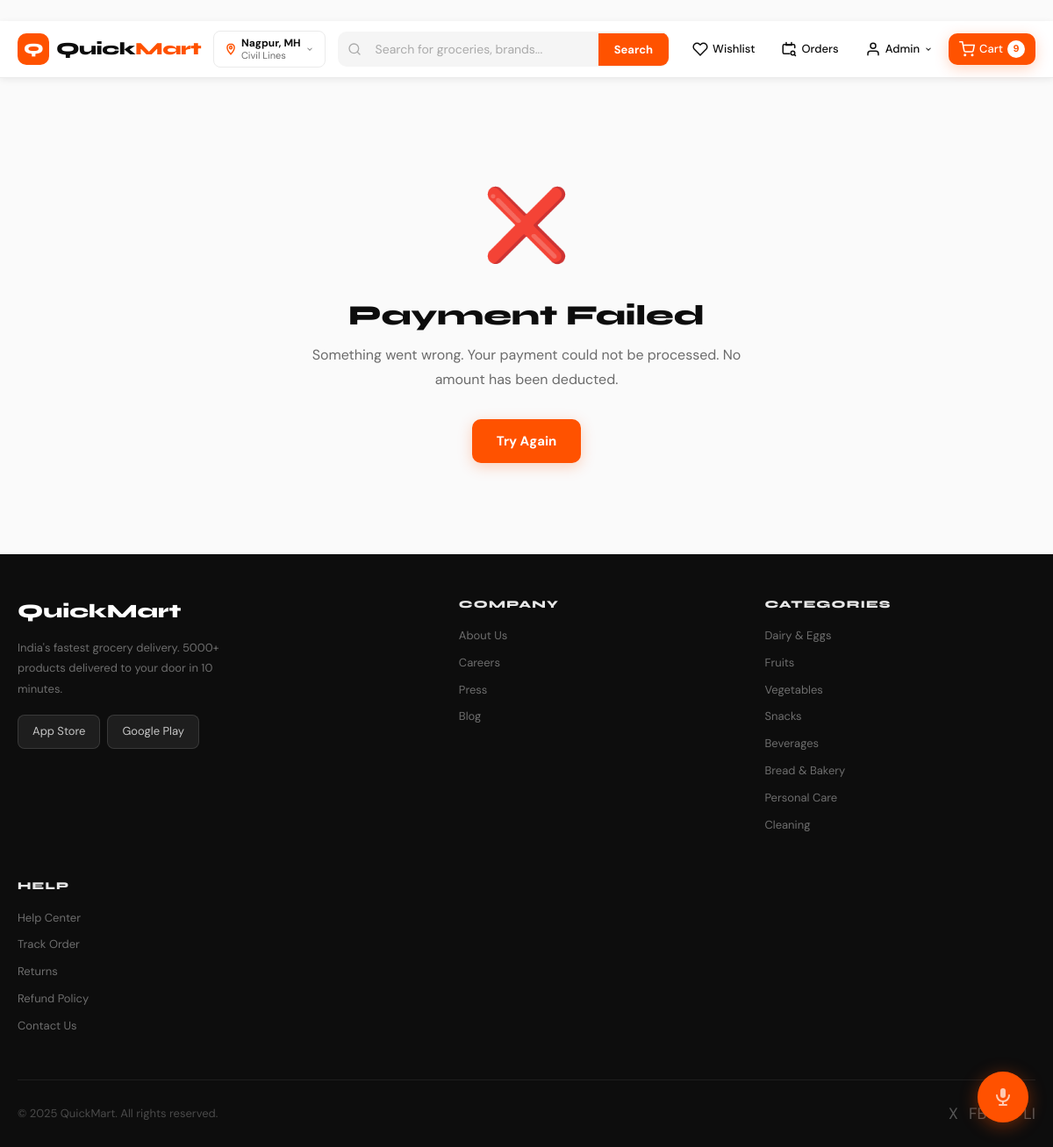
Page /payments/failed/ (signed in) on the committed database.
### users/models.py (models this page shows, shortened)
class User(AbstractBaseUser, PermissionsMixin):
    id = models.UUIDField(primary_key=True, default=uuid.uuid4, editable=False)
    email = models.EmailField(unique=True)
    phone = models.CharField(max_length=15, blank=True)
    full_name = models.CharField(max_length=255)
    profile_image = models.ImageField(upload_to='profiles/', null=True, blank=True)
    is_active = models.BooleanField(default=True)
    is_staff = models.BooleanField(default=False)
    is_admin = models.BooleanField(default=False)
    reward_coins = models.IntegerField(default=100)
    referral_code = models.CharField(max_length=10, unique=True, blank=True)
    date_joined = models.DateTimeField(auto_now_add=True)
    updated_at = models.DateTimeField(auto_now=True)
    objects = UserManager()
    USERNAME_FIELD = 'email'
    REQUIRED_FIELDS = ['full_name']
    @property
    def first_name(self): return self.full_name.split()[0] if self.full_name else ''

### store/models.py (models this page shows, shortened)
class Category(models.Model):
    name = models.CharField(max_length=200)
    slug = models.SlugField(unique=True)
    image = models.ImageField(upload_to='categories/', null=True, blank=True)
    icon = models.CharField(max_length=10, default='🛒')
    description = models.TextField(blank=True)
    sort_order = models.IntegerField(default=0)
    is_active = models.BooleanField(default=True)
    parent = models.ForeignKey('self', null=True, blank=True, on_delete=models.SET_NULL, related_name='subcategories')
    created_at = models.DateTimeField(auto_now_add=True)
    class Meta: ordering = ['sort_order','name']; verbose_name_plural='Categories'

### payments/views.py (the view)
# urls.py: path('failed/', views.payment_failed, name='failed'),
@login_required
def payment_failed(request):
    return render(request, 'payments/failed.html')

### cart/context_processors.py (called while the page is built)
def cart_context(request):
    try:
        cart = get_or_create_cart(request)
        return {'cart': cart, 'cart_count': cart.get_count()}
    except:
        return {'cart': None, 'cart_count': 0}

### cart/models.py (called while the page is built)
    def get_count(self):
        return sum(item.quantity for item in self.items.all())

### cart/views.py (called while the page is built, shortened)
def get_or_create_cart(request):
    if request.user.is_authenticated:
        cart, _ = Cart.objects.get_or_create(user=request.user)
        return cart

### store/context_processors.py (called while the page is built)
def store_context(request):
    return {
        'nav_categories': Category.objects.filter(is_active=True, parent=None).order_by('sort_order')[:8],
    }

### payments/templates/payments/failed.html (shortened to what this page needs)
{% extends 'base.html' %}
{% block content %}
<div class="success-wrap">
  <span class="success-icon">❌</span>
  <h1 class="success-title">Payment Failed</h1>
  <p class="success-sub">Something went wrong. Your payment could not be processed. No amount has been deducted.</p>
  <a href="{% url 'cart:detail' %}" class="btn-primary">Try Again</a>
</div>
{% endblock %}

### templates/base.html (shortened to what this page needs)
﻿{% load static %}
<!DOCTYPE html>
<html lang="en">
<head>
<link rel="stylesheet" href="{% static 'css/main.css' %}">
</head>
<body>
<nav class="navbar">
  <div class="nav-inner">
    <a href="{% url 'store:home' %}" class="nav-logo">
      <div class="logo-mark">Q</div>
      <span class="logo-text">Quick<span>Mart</span></span>
    </a>
    <div class="nav-location" id="locationBtn">
      <svg width="14" height="14" viewBox="0 0 24 24" fill="none" stroke="#ff5200" stroke-width="2.5" stroke-linecap="round"><path d="M12 2C8.13 2 5 5.13 5 9c0 5.25 7 13 7 13s7-7.75 7-13c0-3.87-3.13-7-7-7z"/><circle cx="12" cy="9" r="2.5"/></svg>
      <div class="loc-text">
        <strong>Nagpur, MH</strong>
        <span>Civil Lines</span>
      </div>
      <svg width="10" height="10" viewBox="0 0 24 24" fill="none" stroke="#888" stroke-width="2.5"><polyline points="6 9 12 15 18 9"/></svg>
    </div>
    <div class="nav-search-wrap">
      <form action="{% url 'store:search' %}" method="GET" class="nav-search-form">
        <svg width="16" height="16" viewBox="0 0 24 24" fill="none" stroke="#aaa" stroke-width="2" stroke-linecap="round" style="margin:0 10px;flex-shrink:0"><circle cx="11" cy="11" r="8"/><line x1="21" y1="21" x2="16.65" y2="16.65"/></svg>
        <input type="text" name="q" placeholder="Search for groceries, brands..." value="{{ request.GET.q }}" id="navSearchInput" autocomplete="off">
        <button type="submit" class="search-btn">Search</button>
      </form>
    </div>
    <div class="nav-actions">
      {% if user.is_authenticated %}
        <a href="{% url 'users:wishlist' %}" class="nav-btn icon-btn" title="Wishlist">
          <svg width="18" height="18" viewBox="0 0 24 24" fill="none" stroke="currentColor" stroke-width="2" stroke-linecap="round"><path d="M20.84 4.61a5.5 5.5 0 0 0-7.78 0L12 5.67l-1.06-1.06a5.5 5.5 0 0 0-7.78 7.78l1.06 1.06L12 21.23l7.78-7.78 1.06-1.06a5.5 5.5 0 0 0 0-7.78z"/></svg>
          <span class="btn-label">Wishlist</span>
        </a>
        <a href="{% url 'orders:list' %}" class="nav-btn icon-btn">
          <svg width="18" height="18" viewBox="0 0 24 24" fill="none" stroke="currentColor" stroke-width="2" stroke-linecap="round"><path d="M21 10V7a2 2 0 0 0-2-2H5a2 2 0 0 0-2 2v10a2 2 0 0 0 2 2h8"/><polyline points="16 2 16 6 8 6 8 2"/><circle cx="18" cy="18" r="3"/><path d="m22 22-1.5-1.5"/></svg>
          <span class="btn-label">Orders</span>
        </a>
        <div class="nav-dropdown-wrap">
          <button class="nav-btn icon-btn user-btn">
            <svg width="18" height="18" viewBox="0 0 24 24" fill="none" stroke="currentColor" stroke-width="2" stroke-linecap="round"><path d="M20 21v-2a4 4 0 0 0-4-4H8a4 4 0 0 0-4 4v2"/><circle cx="12" cy="7" r="4"/></svg>
            <span class="btn-label">{{ user.first_name }}</span>
            <svg width="10" height="10" viewBox="0 0 24 24" fill="none" stroke="currentColor" stroke-width="2.5"><polyline points="6 9 12 15 18 9"/></svg>
          </button>
        </div>
      {% endif %}
      <a href="{% url 'cart:detail' %}" class="nav-btn cart-btn">
        <svg width="18" height="18" viewBox="0 0 24 24" fill="none" stroke="currentColor" stroke-width="2" stroke-linecap="round"><circle cx="9" cy="21" r="1"/><circle cx="20" cy="21" r="1"/><path d="M1 1h4l2.68 13.39a2 2 0 0 0 2 1.61h9.72a2 2 0 0 0 2-1.61L23 6H6"/></svg>
        <span>Cart</span>
        <span class="cart-count" id="cartCountBadge">{{ cart_count }}</span>
      </a>
    </div>
  </div>
</nav>
<main>
{% block content %}{% endblock %}
</main>
{% block footer %}
<footer class="site-footer">
  <div class="footer-inner">
    <div class="footer-grid">
      <div class="footer-brand">
        <div class="footer-logo">QuickMart</div>
        <p>India's fastest grocery delivery. 5000+ products delivered to your door in 10 minutes.</p>
        <div class="app-btns">
          <div class="app-btn">App Store</div>
          <div class="app-btn">Google Play</div>
        </div>
      </div>
      <div>
        <div class="footer-heading">Company</div>
        <a href="#">About Us</a>
        <a href="#">Careers</a>
        <a href="#">Press</a>
        <a href="#">Blog</a>
      </div>
      <div>
        <div class="footer-heading">Categories</div>
        {% for cat in nav_categories %}
        <a href="{% url 'store:category' cat.slug %}">{{ cat.name }}</a>
        {% endfor %}
      </div>
      <div>
        <div class="footer-heading">Help</div>
        <a href="#">Help Center</a>
        <a href="{% url 'orders:list' %}">Track Order</a>
        <a href="#">Returns</a>
        <a href="#">Refund Policy</a>
        <a href="#">Contact Us</a>
      </div>
    </div>
    <div class="footer-bottom">
      <span>&copy; 2025 QuickMart. All rights reserved.</span>
      <div class="footer-social">
        <span>X</span>
        <span>FB</span>
        <span>IG</span>
        <span>LI</span>
      </div>
    </div>
  </div>
</footer>
{% endblock %}
</body>
</html>

### rows in the picture
User: first_name "Admin"
Category: name "Dairy & Eggs"
Category: name "Fruits"
Category: name "Vegetables"
Category: name "Snacks"
Category: name "Beverages"
Category: name "Bread & Bakery"
Category: name "Personal Care"
Category: name "Cleaning"

### other values in the picture
{{ cart_count }} "9"
